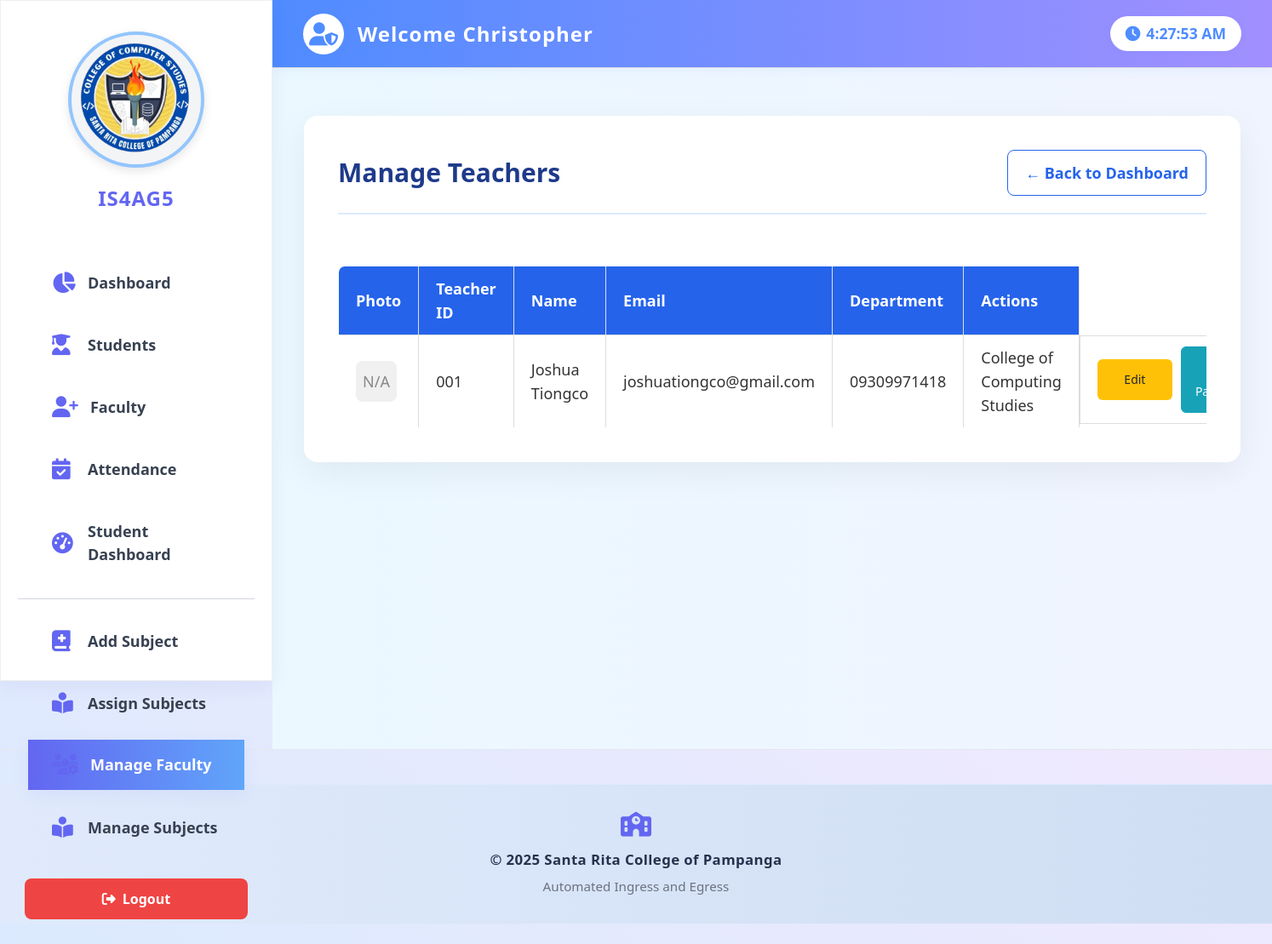
The app's page /manage_teachers.php (signed in), older data.
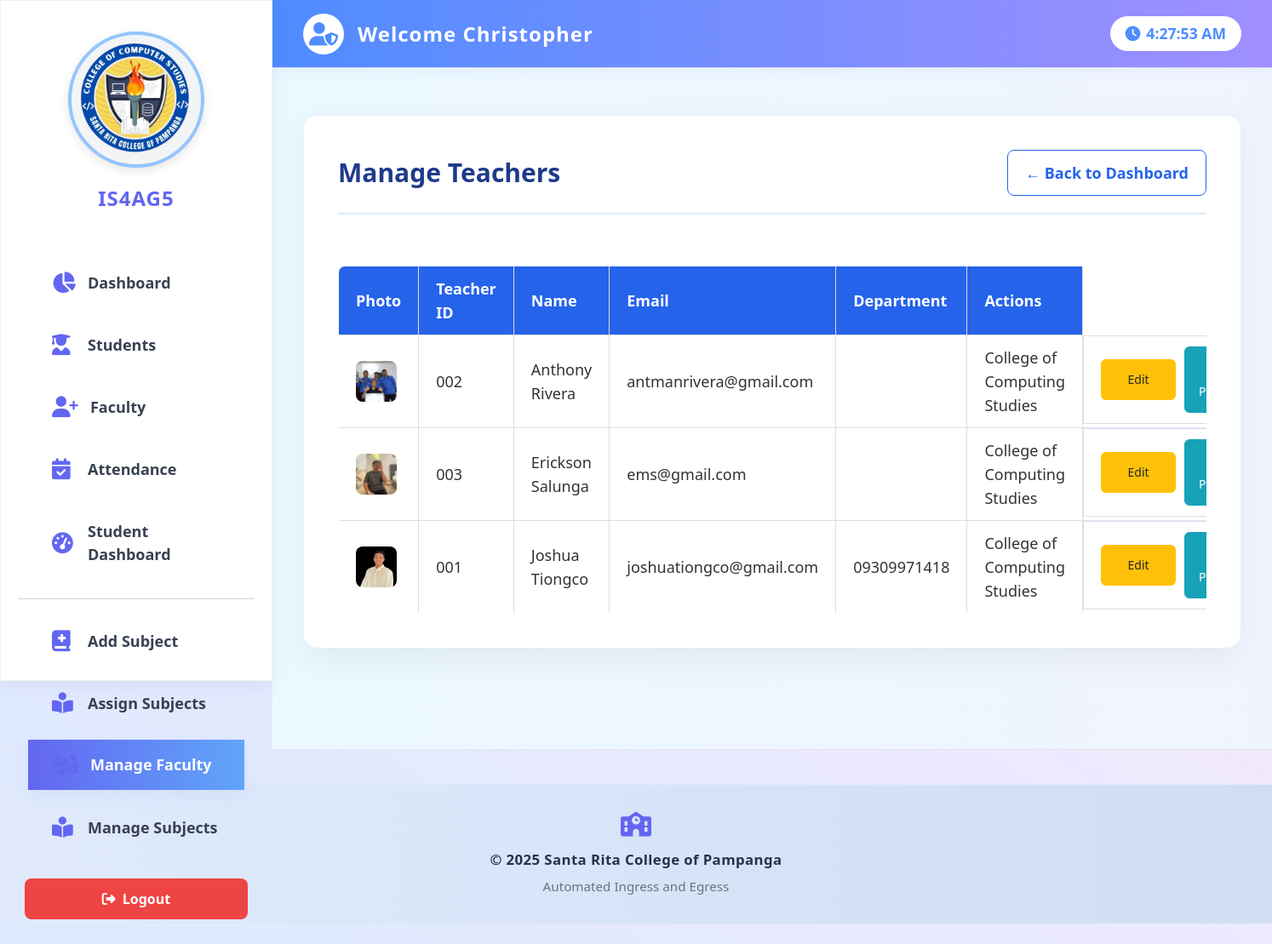
The same page, newer data.
### tables this page shows
CREATE TABLE `teachers` (
  `id` int(11) NOT NULL,
  `teacher_id` varchar(20) NOT NULL,
  `name` varchar(100) NOT NULL,
  `email` varchar(100) DEFAULT NULL,
  `phone` varchar(20) DEFAULT NULL,
  `department` varchar(50) DEFAULT NULL,
  `profile_pic` varchar(255) DEFAULT NULL,
  `created_at` timestamp NOT NULL DEFAULT current_timestamp()
);

### manage_teachers.php (the view, shortened to what this page needs)
<?php
include 'includes/header.php';
include 'includes/db.php';
$teachers = $conn->query("SELECT * FROM teachers ORDER BY name");
?>
<div class="app-content">
    <div class="app-container">
        <div class="flex flex-col sm:flex-row justify-between items-center border-b-2 border-blue-100 pb-5 mb-10 gap-5">
            <h2 class="text-3xl font-bold text-blue-900 flex items-center gap-3">
                Manage Teachers
            </h2>
            <a href="dashboard.php" class="text-blue-600 font-semibold px-5 py-3 text-lg rounded-lg border border-blue-600 hover:bg-blue-600 hover:text-white transition">← Back to Dashboard</a>
        </div>
        <div class="overflow-x-auto">
            <table class="w-full border border-blue-200 rounded-lg overflow-hidden">
                <thead class="bg-blue-600 text-white">
            <tr>
                <th class="px-5 py-3 text-lg">Photo</th>
                <th class="px-5 py-3 text-lg">Teacher ID</th>
                        <th class="px-5 py-3 text-lg">Name</th>
                        <th class="px-5 py-3 text-lg">Email</th>
                        <th class="px-5 py-3 text-lg">Department</th>
                        <th class="px-5 py-3 text-lg">Actions</th>
                    </tr>
                </thead>
                <tbody>
                    <?php if ($teachers->num_rows > 0): ?>
                        <?php while ($teacher = $teachers->fetch_assoc()): ?>
                            <tr class="border-b border-blue-100 hover:bg-blue-50 text-lg">
                                <td class="px-5 py-3">
                                    <?php if (!empty($teacher['profile_pic']) && file_exists(__DIR__ . '/assets/img/' . $teacher['profile_pic'])): ?>
                                        <img src="assets/img/<?= htmlspecialchars($teacher['profile_pic']) ?>" alt="thumb" style="width:48px;height:48px;object-fit:cover;border-radius:8px;" />
                                    <?php else: ?>
                                        <div style="width:48px;height:48px;background:#f0f0f0;border-radius:8px;display:flex;align-items:center;justify-content:center;color:#888">N/A</div>
                                    <?php endif; ?>
                                </td>
                                <td class="px-5 py-3"><?= htmlspecialchars($teacher['teacher_id']) ?></td>
                                <td class="px-5 py-3"><?= htmlspecialchars($teacher['name']) ?></td>
                                <td class="px-5 py-3"><?= htmlspecialchars($teacher['email'] ?? '-') ?></td>
                                <td class="px-5 py-3"><?= htmlspecialchars($teacher['phone'] ?? '-') ?></td>
                                <td class="px-5 py-3"><?= htmlspecialchars($teacher['department'] ?? '-') ?></td>
                                <td class="px-5 py-3 actions">
                                    <button class="btn-edit" onclick="editTeacher(<?= $teacher['id'] ?>, '<?= htmlspecialchars($teacher['teacher_id']) ?>', '<?= htmlspecialchars($teacher['name']) ?>', '<?= htmlspecialchars($teacher['email'] ?? '') ?>', '<?= htmlspecialchars($teacher['phone'] ?? '') ?>', '<?= htmlspecialchars($teacher['department'] ?? '') ?>', '<?= htmlspecialchars($teacher['profile_pic'] ?? '') ?>')">Edit</button>
                                    <button class="btn-reset" onclick="openResetPasswordModal(<?= $teacher['id'] ?>, '<?= htmlspecialchars($teacher['teacher_id']) ?>', '<?= htmlspecialchars($teacher['name']) ?>')">Reset Password</button>
                                </td>
                            </tr>
                        <?php endwhile; ?>
                    <?php else: ?>
                        <tr>
                            <td colspan="6" class="no-data">No teachers found. <a href="add_teacher.php">Add your first teacher</a></td>
                        </tr>
                    <?php endif; ?>
                </tbody>
            </table>
        </div>
    </div>
</div>
<?php include 'includes/footer.php'; ?>

### includes/header.php (shortened to what this page needs)
<?php
$currentPage = basename($_SERVER['PHP_SELF']);
$use_custom_sidebar = isset($use_custom_sidebar) ? (bool)$use_custom_sidebar : false;
?>
<!DOCTYPE html>
<html>
<head>
    <link rel="stylesheet" href="assets/css/style.css">
    <link href="https://cdn.jsdelivr.net/npm/tailwindcss@2.2.19/dist/tailwind.min.css" rel="stylesheet">
    <link rel="stylesheet" href="https://cdnjs.cloudflare.com/ajax/libs/font-awesome/6.4.0/css/all.min.css">
</head>
<body class="bg-gradient-to-tr from-blue-100 via-purple-100 to-pink-100 min-h-screen">
<div class="flex min-h-screen">
    <?php if (!$use_custom_sidebar): ?>
    <div id="sidebar" class="glass-sidebar w-[20rem] lg:w-[20rem] bg-white shadow-lg rounded-2xl flex flex-col py-6 px-5 fixed lg:inset-y-6 lg:left-6 z-20 lg:translate-x-0 transform transition-transform duration-300 ease-in-out lg:static lg:rounded-xl">
        <div class="flex flex-col items-center mb-8 px-2">
            <img src="assets/img/logo.png" alt="Logo" class="rounded-full object-cover shadow-md mb-3 bg-gray-100" onerror="this.style.display='none'">
            <h2 class="sidebar-logo">IS4AG5</h2>
        </div>
        <nav class="flex-1 flex flex-col gap-1 mt-3">
            <a href="dashboard.php" class="sidebar-link <?php if($currentPage==='dashboard.php') echo 'active'; ?>"><i class="fa-solid fa-chart-pie text-indigo-500"></i>Dashboard</a>
            <a href="students.php" class="sidebar-link <?php if($currentPage==='students.php') echo 'active'; ?>"><i class="fa-solid fa-user-graduate text-indigo-500"></i>Students</a>
            <a href="add_teacher.php" class="sidebar-link <?php if($currentPage==='add_teacher.php') echo 'active'; ?>"><i class="fa-solid fa-user-plus text-indigo-500"></i>Faculty</a>
            <a href="attendance.php" class="sidebar-link <?php if($currentPage==='attendance.php') echo 'active'; ?>"><i class="fa-solid fa-calendar-check text-indigo-500"></i>Attendance</a>
            <a href="student_dashboard.php" class="sidebar-link <?php if($currentPage==='student_dashboard.php') echo 'active'; ?>"><i class="fa-solid fa-tachometer-alt text-indigo-500"></i>Student Dashboard</a>
            <hr class="my-3 border-gray-300">
            <a href="add_subject.php" class="sidebar-link <?php if($currentPage==='add_subject.php') echo 'active'; ?>"><i class="fa-solid fa-book-medical text-indigo-500"></i>Add Subject</a>
            <a href="assign_subjects.php" class="sidebar-link <?php if($currentPage==='assign_subjects.php') echo 'active'; ?>"><i class="fa-solid fa-book-open-reader text-indigo-500"></i>Assign Subjects</a>
            <a href="manage_teachers.php" class="sidebar-link <?php if($currentPage==='manage_teachers.php') echo 'active'; ?>"><i class="fa-solid fa-users-gear text-indigo-500"></i>Manage Faculty</a>
            <a href="manage_subjects.php" class="sidebar-link <?php if($currentPage==='manage_subjects.php') echo 'active'; ?>"><i class="fa-solid fa-book-open-reader text-indigo-500"></i>Manage Subjects</a>
        </nav>
        <form action="logout.php" method="post" class="mt-6 w-full px-2">
            <button type="submit" class="w-full flex items-center justify-center gap-2 py-3 bg-red-500 hover:bg-red-600 text-white font-semibold rounded-lg transition">
                <i class="fa-solid fa-right-from-bracket"></i>
                <span>Logout</span>
            </button>
        </form>
    </div>
    <div class="flex-1 ml-[20rem] lg:ml-[20rem]">
    <?php endif; ?>
        <header class="pro-header">
            <div style="display: flex; align-items: center;">
                <span class="admin-icon"><i class="fas fa-user-shield"></i></span>
                <?php if (!$use_custom_sidebar): ?>
                    <h1 class="admin-title">Welcome <?= isset($_SESSION['user']['name']) ? htmlspecialchars($_SESSION['user']['name']) : 'User' ?></h1>
                <?php else: ?>
                    <h1 class="admin-title">&nbsp;</h1>
                <?php endif; ?>
            </div>
            <div class="clock-badge">
                <i class="fas fa-clock"></i>
                <span id="headerClock"></span>
            </div>
        </header>
        <div style="height: 80px;"></div>

### includes/footer.php (shortened to what this page needs)
</div>
</div>
<hr>
<footer class="site-footer-inner" style="background: linear-gradient(90deg, #e0eafc 0%, #cfdef3 100%); border-top: 1.5px solid #e0eafc; padding: 24px 0 32px 0; text-align: center; font-family: 'Segoe UI', Arial, sans-serif; font-size: 1.05rem; color: #26324d; margin-top: 40px; margin-bottom: 24px;">
    <div style="display: flex; flex-direction: column; align-items: center; gap: 8px;">
        <span style="font-size: 1.8rem; color: #6366f1;"><i class="fa-solid fa-school"></i></span>
        <p style="margin: 0; font-weight: 600; letter-spacing: 0.4px;">&copy; <?php echo date('Y'); ?> Santa Rita College of Pampanga</p>
        <small style="color: #6b7280; font-size: 0.95rem;">Automated Ingress and Egress</small>
    </div>
</footer>
</body>
</html>

### assets/css/style.css (style rules this page uses)
* { margin: 0; padding: 0; box-sizing: border-box; }
body { font-family: 'Inter', 'Segoe UI', Arial, sans-serif; background: linear-gradient(135deg, #667eea 0%, #764ba2 100%); min-height: 100vh; color: #333; line-height: 1.6; }
.sidebar-link { color: #374151; text-decoration: none; transition: all 0.3s cubic-bezier(0.4, 0, 0.2, 1); border: none; cursor: pointer; font-size: 0.875rem; font-weight: 600; padding: 1rem 1.5rem; border-radius: 12px; margin: 0.25rem 0.75rem; display: flex; align-items: center; gap: 0.75rem; }
.sidebar-link:hover, .sidebar-link.active { background: linear-gradient(90deg, #667eea 0%, #764ba2 100%); color: white !important; transform: translateX(8px); box-shadow: 0 8px 20px rgba(102, 126, 234, 0.3); }
.sidebar-link i { font-size: 1.25rem; min-width: 1.5rem; }

### includes/header.php (style rules this page uses)
.pro-header { background: linear-gradient(90deg, #4f8cff 0%, #a18fff 100%); box-shadow: 0 2px 12px rgba(79,140,255,0.08); border-bottom: 1.5px solid #e0e0e0; height: 80px; display: flex; align-items: center; justify-content: space-between; padding: 0 36px; position: fixed; top: 0; right: 0; left: 20rem; z-index: 20; }
.admin-icon { background: #fff; color: #4f8cff; border-radius: 50%; width: 48px; height: 48px; display: flex; align-items: center; justify-content: center; font-size: 1.7rem; box-shadow: 0 2px 8px rgba(79,140,255,0.10); }
.admin-title { font-size: 1.5rem; font-weight: 700; color: #fff; letter-spacing: 1px; margin-left: 16px; }
.clock-badge { background: #fff; color: #4f8cff; border-radius: 999px; padding: 7px 18px; font-weight: 600; font-size: 1.1rem; box-shadow: 0 1px 6px rgba(79,140,255,0.08); display: flex; align-items: center; gap: 7px; }
.glass-sidebar { background: #ffffff; box-shadow: 0 6px 24px rgba(31,38,135,0.06); backdrop-filter: none; border-radius: 0 !important; border: 1px solid rgba(0,0,0,0.06); transform: none !important; transition: none !important; position: fixed; left: 0; top: 0; height: 100vh; width: 20rem; z-index: 10001; padding-top: 36px; }
.sidebar-link { display: flex; align-items: center; gap: 14px; padding: 16px 28px; border-radius: 0 !important; font-weight: 700; color: #374151; transition: none !important; margin-bottom: 6px; font-size: 1.125rem; }
.sidebar-link i { font-size: 1.375em; min-width: 1.75rem; }
.sidebar-link.active, .sidebar-link:hover { background: linear-gradient(90deg, #6366f1 0%, #60a5fa 100%); color: #fff !important; box-shadow: 0 6px 18px rgba(99,102,241,0.08); transform: translateY(-1px); }
.sidebar-logo { font-size: 1.5rem; font-weight: 800; color: #6366f1; letter-spacing: 1px; margin-top: 6px; }
.sidebar-link { border-radius: 0 !important; transition: none !important; }
.glass-sidebar img { border-radius: 9999px !important; width: 160px !important; height: 160px !important; border: 4px solid #93c5fd !important; box-shadow: 0 4px 12px rgba(0,0,0,0.1); }

### manage_teachers.php (style rules this page uses)
.app-content { margin-left: 20rem; padding: 3.5rem 2rem; min-height:100vh; box-sizing:border-box; background: linear-gradient(90deg,#ebf8ff 0%, #f0f4ff 100%); }
.app-container { max-width: 1100px; margin: 0 auto; background: #fff; border-radius: 1rem; padding: 2.5rem; box-shadow: 0 12px 40px rgba(2,6,23,0.06); }
body { font-family: 'Segoe UI', sans-serif; margin: 0; padding: 0; background: linear-gradient(to right, #74ebd5, #ACB6E5); color: #333; }
table { width: 100%; border-collapse: collapse; margin-top: 20px; }
thead { background-color: #0074D9; color: white; }
th, td { padding: 12px; border: 1px solid #ddd; text-align: left; }
th { font-weight: 600; }
.actions { display: flex; gap: 10px; align-items: center; }
.btn-edit, .btn-delete, .btn-reset { padding: 10px 16px; border: none; border-radius: 6px; font-size: 14px; cursor: pointer; text-decoration: none; transition: all 0.15s ease; text-align: center; min-width:88px; }
.btn-edit { background: #ffc107; color: #212529; }
.btn-reset { background: #17a2b8; color: white; border: 1px solid #17a2b8; }

### includes/footer.php (style rules this page uses)
.site-footer-inner { box-sizing: border-box; clear: both; width: 100%; position: relative; left: 0; }
body { --footer-bottom-gap: 24px; }

Row changes from the older to the newer data that the page shows:
added teachers: profile_pic (picture), teacher "002", name "Anthony Rivera", email "antmanrivera@gmail.com", department "College of Computing Studies"
added teachers: profile_pic (picture), teacher "003", name "Erickson Salunga", email "ems@gmail.com", department "College of Computing Studies"
changed teachers "Joshua Tiongco": profile_pic: picture added; no longer shows "N/A"
